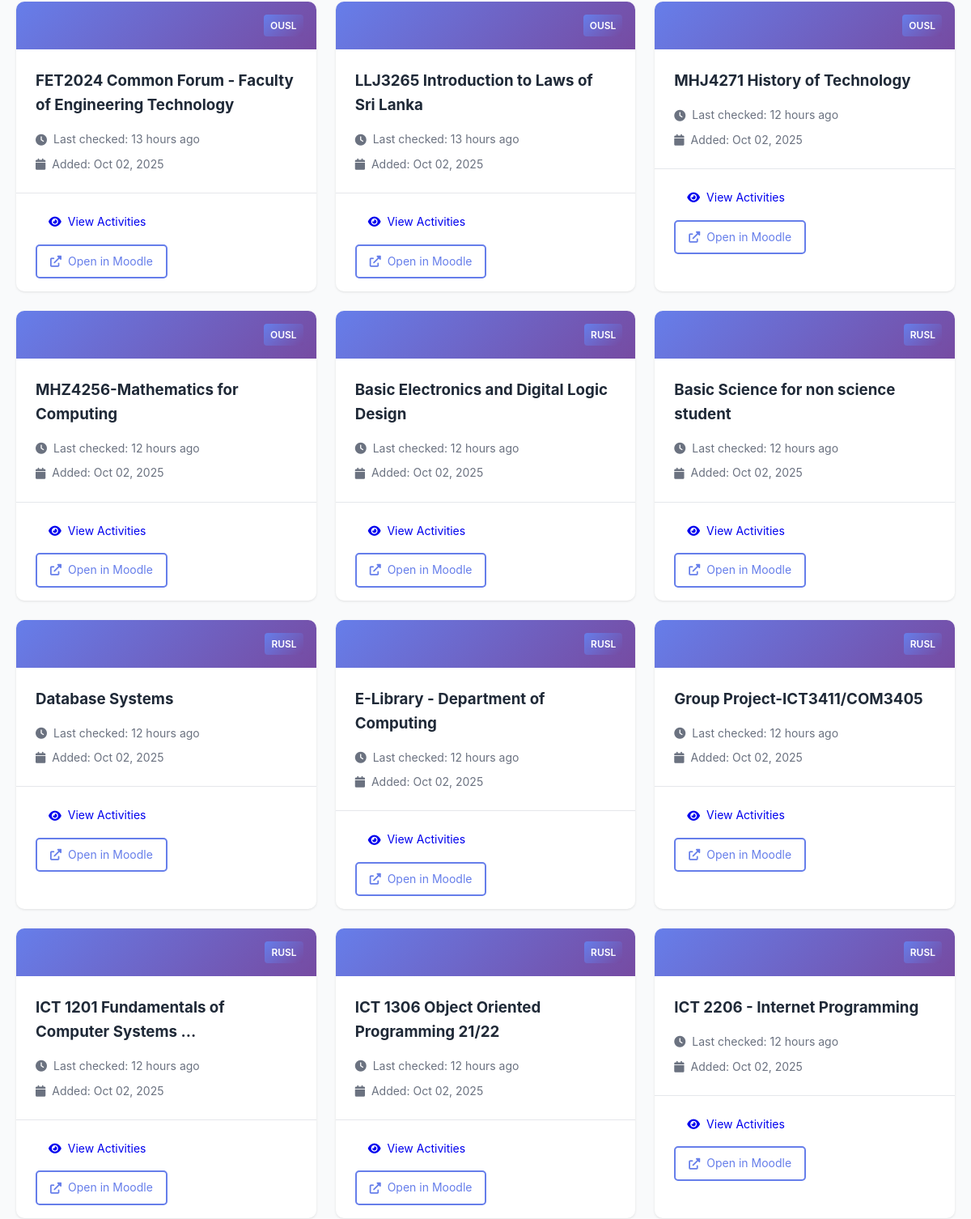
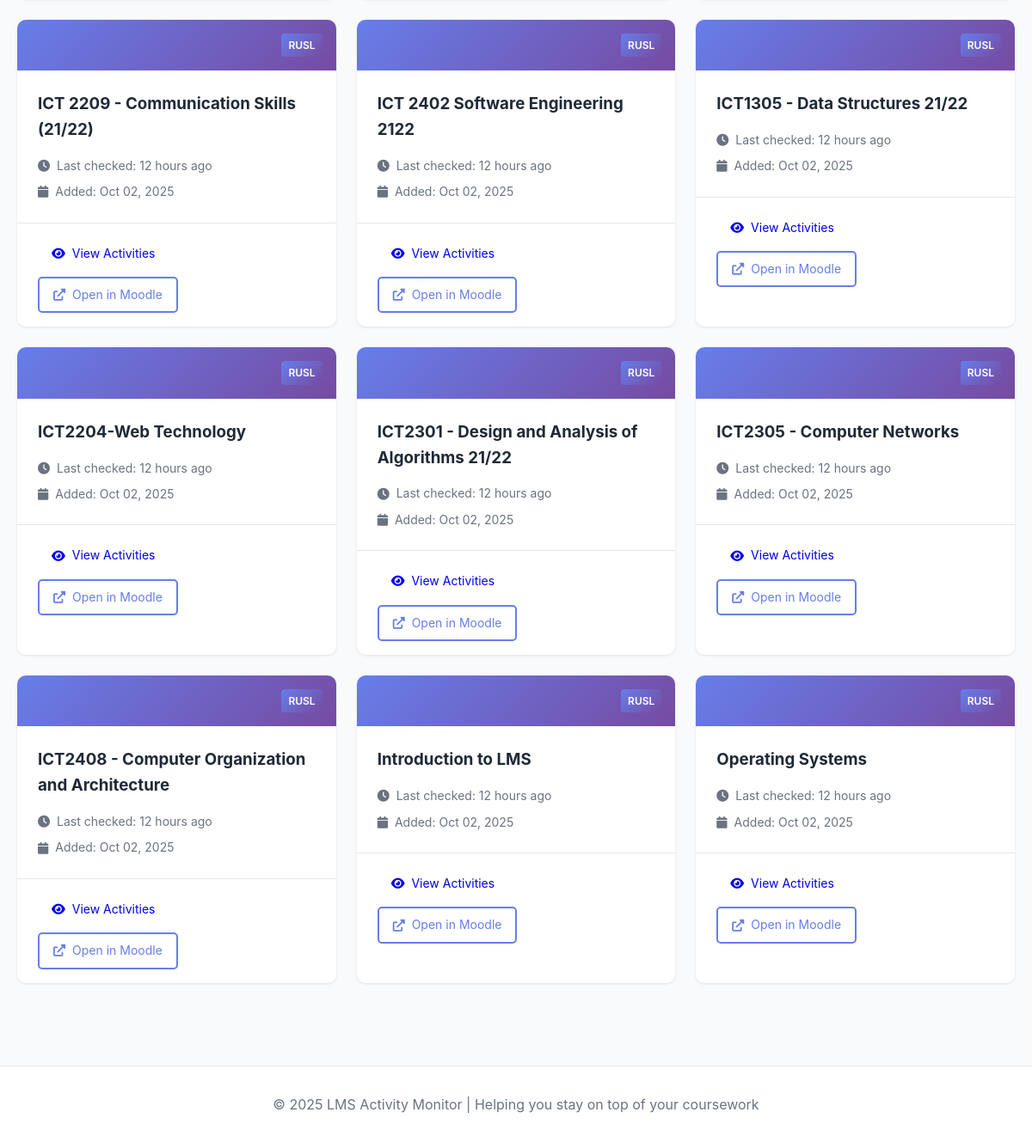
The app's page /courses (lower part), older data (2 pictures, top to bottom).
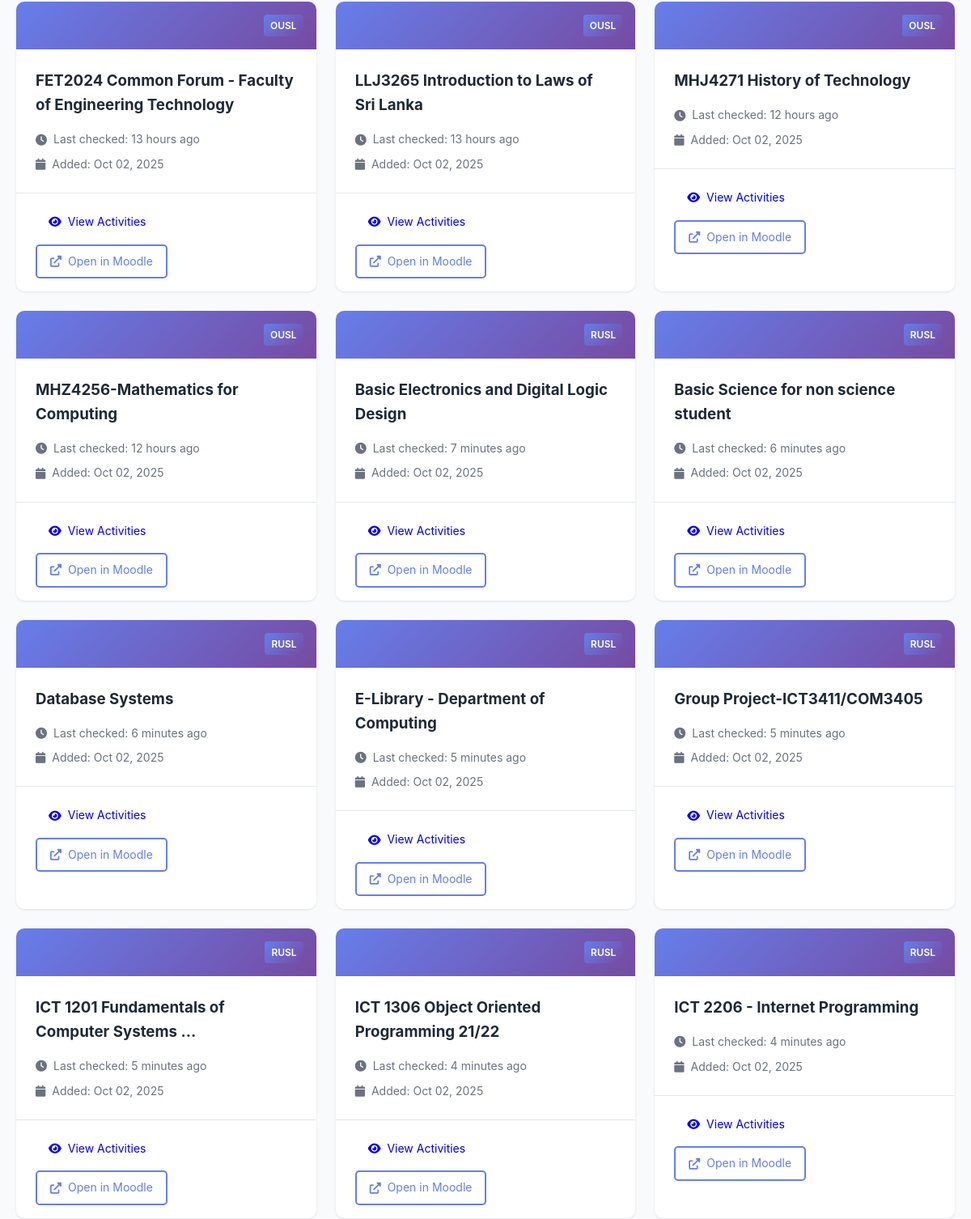
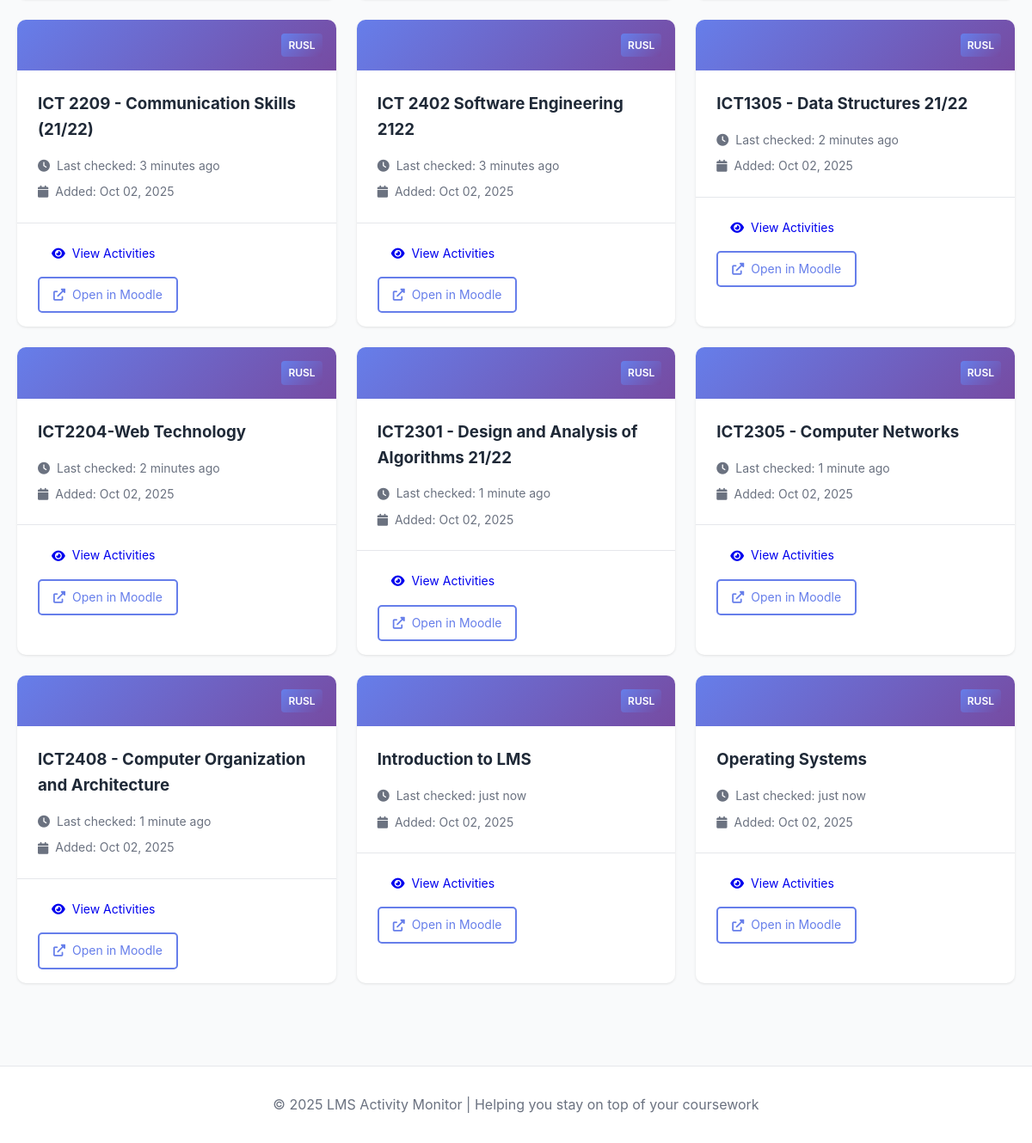
The same page, newer data (2 pictures, top to bottom).
### tables this page shows
CREATE TABLE courses (
                id INTEGER PRIMARY KEY AUTOINCREMENT,
                course_id TEXT UNIQUE NOT NULL,
                lms_name TEXT NOT NULL,
                course_name TEXT NOT NULL,
                course_url TEXT,
                first_seen TIMESTAMP DEFAULT CURRENT_TIMESTAMP,
                last_checked TIMESTAMP DEFAULT CURRENT_TIMESTAMP
            );

### app.py (the view)
@app.route('/courses')
def courses():
    lms_filter = request.args.get('lms', None)
    courses_list = db.get_all_courses(lms_name=lms_filter)
    return render_template('courses.html', courses=courses_list, lms_filter=lms_filter)

### app.py (called while the page is built)
@app.template_filter('datetime')
def format_datetime(value, format='%Y-%m-%d %H:%M:%S'):
    if value is None:
        return ''
    if isinstance(value, str):
        try:
            value = datetime.fromisoformat(value.replace('Z', '+00:00'))
        except:
            return value
    if value.tzinfo is None:
        from datetime import timezone
        value = value.replace(tzinfo=timezone.utc)
    from datetime import timezone, timedelta
    colombo_tz = timezone(timedelta(hours=5, minutes=30))
    local_time = value.astimezone(colombo_tz)
    return local_time.strftime(format)

### database.py (called while the page is built)
    def get_connection(self):
        return sqlite3.connect(self.db_path)

    def get_all_courses(self, lms_name: str = None) -> List[Dict[str, Any]]:
        conn = self.get_connection()
        cursor = conn.cursor()
        if lms_name:
            cursor.execute("""
                SELECT course_id, lms_name, course_name, course_url, first_seen, last_checked
                FROM courses
                WHERE lms_name = ?
                ORDER BY course_name
            """, (lms_name,))
        else:
            cursor.execute("""
                SELECT course_id, lms_name, course_name, course_url, first_seen, last_checked
                FROM courses
                ORDER BY lms_name, course_name
            """)
        columns = [desc[0] for desc in cursor.description]
        courses = [dict(zip(columns, row)) for row in cursor.fetchall()]
        conn.close()
        return courses

### templates/courses.html (shortened to what this page needs)
{% extends "base.html" %}  {% block content %}
{% if courses %}
<div class="courses-grid">
  {% for course in courses %}
  <div class="course-card">
    <div class="course-header">
      <div class="lms-badge">{{ course.lms_name }}</div>
    </div>
    <div class="course-body">
      <h3>{{ course.course_name }}</h3>
      <div class="course-meta">
        <p>
          <i class="fas fa-clock"></i> Last checked: {{
          course.last_checked|timeago }}
        </p>
        <p>
          <i class="fas fa-calendar"></i> Added: {{
          course.first_seen|datetime('%b %d, %Y') }}
        </p>
      </div>
    </div>
    <div class="course-footer">
      <a href="/course/{{ course.course_id }}" class="btn btn-small">
        <i class="fas fa-eye"></i> View Activities
      </a>
      {% if course.course_url %}
      <a
        href="{{ course.course_url }}"
        target="_blank"
        class="btn btn-small btn-outline"
      >
        <i class="fas fa-external-link-alt"></i> Open in Moodle
      </a>
      {% endif %}
    </div>
  </div>
  {% endfor %}
</div>
{% endif %} {% endblock %}

### templates/base.html (shortened to what this page needs)
<!DOCTYPE html>
<html lang="en">
  <head>
    <link
      rel="stylesheet"
      href="{{ url_for('static', filename='style.css') }}"
    />
    <link
      rel="stylesheet"
      href="https://cdnjs.cloudflare.com/ajax/libs/font-awesome/6.0.0/css/all.min.css"
    />
  </head>
  <body>
    <main class="main-content">
      <div class="container">{% block content %}{% endblock %}</div>
    </main>
    <footer class="footer">
      <div class="container">
        <p>
          &copy; 2025 LMS Activity Monitor | Helping you stay on top of your
          coursework
        </p>
      </div>
    </footer>
  </body>
</html>

### static/style.css (style rules this page uses)
:root { --primary-color: #667eea; --secondary-color: #764ba2; --accent-color: #f093fb; --success-color: #10b981; --danger-color: #ef4444; --warning-color: #f59e0b; --info-color: #3b82f6; --text-color: #1f2937; --text-light: #6b7280; --bg-color: #f9fafb; --card-bg: #ffffff; --border-color: #e5e7eb; --shadow: 0 1px 3px rgba(0, 0, 0, 0.1); --shadow-lg: 0 10px 15px -3px rgba(0, 0, 0, 0.1); }
* { margin: 0; padding: 0; box-sizing: border-box; }
body { font-family: -apple-system, BlinkMacSystemFont, "Segoe UI", Roboto, "Helvetica Neue", Arial, sans-serif; line-height: 1.6; color: var(--text-color); background-color: var(--bg-color); }
.container { max-width: 1200px; margin: 0 auto; padding: 0 20px; }
.main-content { min-height: calc(100vh - 160px); padding: 2rem 0; }
.btn { padding: 0.75rem 1.5rem; border: none; border-radius: 5px; cursor: pointer; font-size: 1rem; text-decoration: none; display: inline-flex; align-items: center; gap: 0.5rem; transition: all 0.3s; }
.btn-small { padding: 0.5rem 1rem; font-size: 0.875rem; }
.btn-outline { background: transparent; border: 2px solid var(--primary-color); color: var(--primary-color); }
.lms-badge { background: var(--secondary-color); color: white; padding: 0.25rem 0.5rem; border-radius: 3px; font-size: 0.75rem; font-weight: 600; }
.courses-grid { display: grid; grid-template-columns: repeat(auto-fill, minmax(300px, 1fr)); gap: 1.5rem; }
.course-card { background: var(--card-bg); border-radius: 10px; box-shadow: var(--shadow); overflow: hidden; transition: transform 0.3s; }
.course-header { background: linear-gradient( 135deg, var(--primary-color) 0%, var(--secondary-color) 100% ); padding: 1rem; display: flex; justify-content: flex-end; }
.course-body { padding: 1.5rem; }
.course-body h3 { margin-bottom: 1rem; color: var(--text-color); }
.course-meta { display: flex; flex-direction: column; gap: 0.5rem; }
.course-meta p { color: var(--text-light); font-size: 0.875rem; display: flex; align-items: center; gap: 0.5rem; }
.course-footer { padding: 1rem 1.5rem; border-top: 1px solid var(--border-color); display: flex; gap: 0.5rem; flex-wrap: wrap; }
.footer { background: var(--card-bg); border-top: 1px solid var(--border-color); padding: 2rem 0; margin-top: 4rem; text-align: center; color: var(--text-light); }
.lms-badge { display: inline-block; padding: 0.25rem 0.5rem; background: linear-gradient(135deg, #667eea, #764ba2); color: white; border-radius: 4px; font-size: 0.75rem; font-weight: 600; margin-left: 0.5rem; }

Row changes from the older to the newer data that the page shows:
changed courses "Basic Electronics and Digital Logic Design": last_checked "12 hours ago" → "7 minutes ago"
changed courses "Basic Science for non science student": last_checked "12 hours ago" → "6 minutes ago"
changed courses "Database Systems": last_checked "12 hours ago" → "6 minutes ago"
changed courses "E-Library - Department of Computing": last_checked "12 hours ago" → "5 minutes ago"
changed courses "Group Project-ICT3411/COM3405": last_checked "12 hours ago" → "5 minutes ago"
changed courses "ICT 1201 Fundamentals of Computer Systems ...": last_checked "12 hours ago" → "5 minutes ago"
changed courses "ICT 1306 Object Oriented Programming 21/22": last_checked "12 hours ago" → "4 minutes ago"
changed courses "ICT 2206 - Internet Programming": last_checked "12 hours ago" → "4 minutes ago"
changed courses "ICT 2209 - Communication Skills (21/22)": last_checked "12 hours ago" → "3 minutes ago"
changed courses "ICT 2402 Software Engineering 2122": last_checked "12 hours ago" → "3 minutes ago"
changed courses "ICT1305 - Data Structures 21/22": last_checked "12 hours ago" → "2 minutes ago"
changed courses "ICT2204-Web Technology": last_checked "12 hours ago" → "2 minutes ago"
changed courses "ICT2301 - Design and Analysis of Algorithms 21/22": last_checked "12 hours ago" → "1 minute ago"
changed courses "ICT2305 - Computer Networks": last_checked "12 hours ago" → "1 minute ago"
changed courses "ICT2408 - Computer Organization and Architecture": last_checked "12 hours ago" → "1 minute ago"
changed courses "Introduction to LMS": last_checked "12 hours ago" → "just now"
changed courses "Operating Systems": last_checked "12 hours ago" → "just now"
